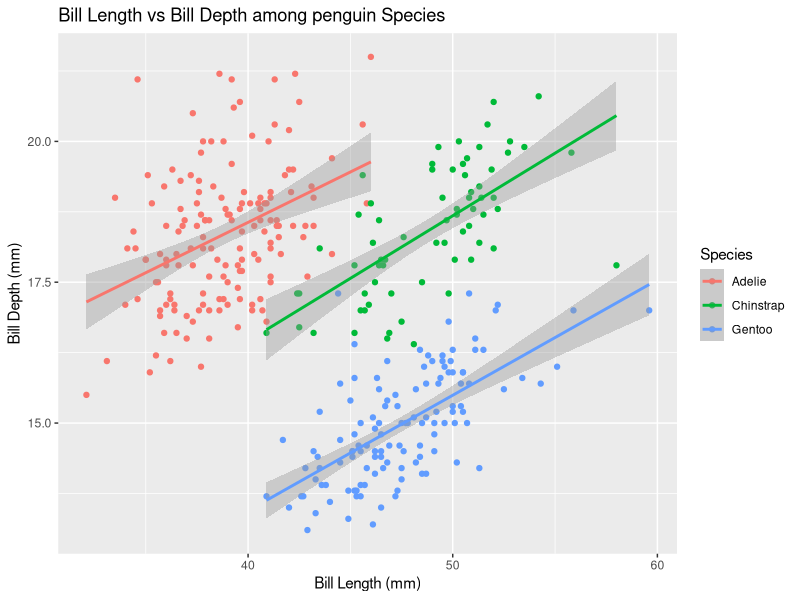

Write R code to recreate this figure.
## ---- chunk 1
knitr::opts_chunk$set(echo = TRUE, # Keeps code & output
                      message = FALSE, # Removes errors/messages
                      warning = FALSE) # Removes warnings
## ---- chunk 2
library(here)
library(tidyverse)
library(palmerpenguins)
## ---- chunk 3
glimpse(penguins)
## ---- chunk 4
ggplot(data = penguins, # Creates plot using penguin data
       mapping = aes(x = bill_length_mm, # Sets bill length as x-variable
                     y = bill_depth_mm, # Sets bill depth as y-variable
                     color = species))+ # Maps species to different colors

  geom_point()+ # Specifies scatterplot
  geom_smooth(method = "lm")+ # Adds linear regression
  
  # Adds labels to axes, legend, and title
  labs(x = "Bill Length (mm)",
       y = "Bill Depth (mm)",
       color = "Species",
       title = "Bill Length vs Bill Depth among penguin Species")
